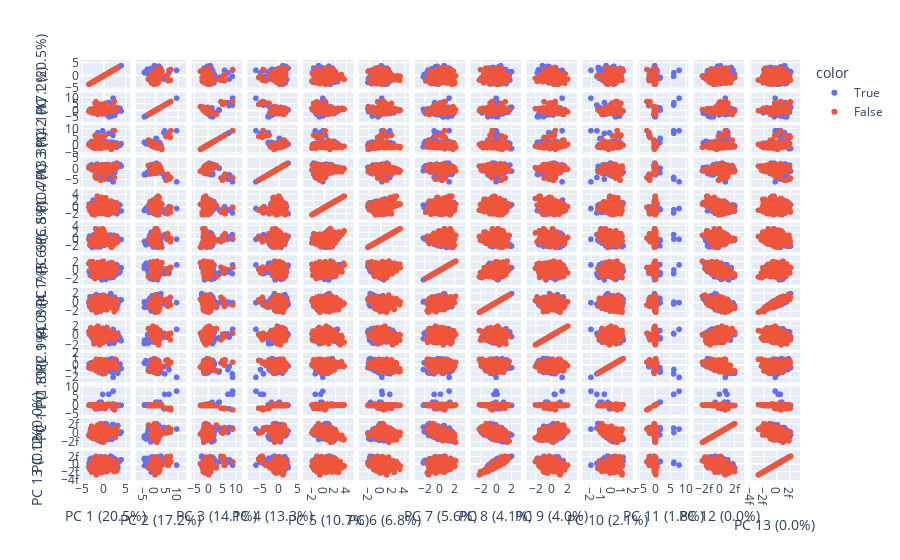

The notebook cell this image was saved under:
### Code cell
""" Model creation, compiling and fitting """

features = ['import_capacity',
       'mid_price_published', 'max_price_published', 'minute_in_ptu',
       'settlement_price_bestguess', 'time_since_last_two_sided',
       'two_sided_daily_count', 'vwap_avg',
       'naive_strategy_action', 'forecast_wind',
       'forecast_solar', 'forecast_demand', 'ptu_id']

pca = PCA()
components = pca.fit_transform(normalized_df[features])
labels = {
    str(i): f"PC {i+1} ({var:.1f}%)"
    for i, var in enumerate(pca.explained_variance_ratio_ * 100)
}

fig = px.scatter_matrix(
    components,
    labels=labels,
    dimensions=range(len(features)),
    color=df['target_two_sided_ptu']
)
fig.update_traces(diagonal_visible=True)
fig.show()

### Figure 1 — Plotly figure (JSON) as saved in the notebook; plotly's stock layout.template omitted (floating-point values rounded to 4 significant figures; data arrays with more than 128 entries replaced by an {"elided": "..."} marker saying what was removed)
{"data": [{"diagonal": {"visible": true}, "dimensions": [{"axis": {"matches": true}, "label": "PC 1 (20.5%)", "values": {"elided": "773 float values"}}, {"axis": {"matches": true}, "label": "PC 2 (17.2%)", "values": {"elided": "773 float values"}}, {"axis": {"matches": true}, "label": "PC 3 (14.1%)", "values": {"elided": "773 float values"}}, {"axis": {"matches": true}, "label": "PC 4 (13.3%)", "values": {"elided": "773 float values"}}, {"axis": {"matches": true}, "label": "PC 5 (10.7%)", "values": {"elided": "773 float values"}}, {"axis": {"matches": true}, "label": "PC 6 (6.8%)", "values": {"elided": "773 float values"}}, {"axis": {"matches": true}, "label": "PC 7 (5.6%)", "values": {"elided": "773 float values"}}, {"axis": {"matches": true}, "label": "PC 8 (4.1%)", "values": {"elided": "773 float values"}}, {"axis": {"matches": true}, "label": "PC 9 (4.0%)", "values": {"elided": "773 float values"}}, {"axis": {"matches": true}, "label": "PC 10 (2.1%)", "values": {"elided": "773 float values"}}, {"axis": {"matches": true}, "label": "PC 11 (1.8%)", "values": {"elided": "773 float values"}}, {"axis": {"matches": true}, "label": "PC 12 (0.0%)", "values": {"elided": "773 float values"}}, {"axis": {"matches": true}, "label": "PC 13 (0.0%)", "values": {"elided": "773 float values"}}], "hovertemplate": "color=True<br>%{xaxis.title.text}=%{x}<br>%{yaxis.title.text}=%{y}<extra></extra>", "legendgroup": "True", "marker": {"color": "#636efa", "symbol": "circle"}, "name": "True", "showlegend": true, "type": "splom"}, {"diagonal": {"visible": true}, "dimensions": [{"axis": {"matches": true}, "label": "PC 1 (20.5%)", "values": {"elided": "459 float values"}}, {"axis": {"matches": true}, "label": "PC 2 (17.2%)", "values": {"elided": "459 float values"}}, {"axis": {"matches": true}, "label": "PC 3 (14.1%)", "values": {"elided": "459 float values"}}, {"axis": {"matches": true}, "label": "PC 4 (13.3%)", "values": {"elided": "459 float values"}}, {"axis": {"matches": true}, "label": "PC 5 (10.7%)", "values": {"elided": "459 float values"}}, {"axis": {"matches": true}, "label": "PC 6 (6.8%)", "values": {"elided": "459 float values"}}, {"axis": {"matches": true}, "label": "PC 7 (5.6%)", "values": {"elided": "459 float values"}}, {"axis": {"matches": true}, "label": "PC 8 (4.1%)", "values": {"elided": "459 float values"}}, {"axis": {"matches": true}, "label": "PC 9 (4.0%)", "values": {"elided": "459 float values"}}, {"axis": {"matches": true}, "label": "PC 10 (2.1%)", "values": {"elided": "459 float values"}}, {"axis": {"matches": true}, "label": "PC 11 (1.8%)", "values": {"elided": "459 float values"}}, {"axis": {"matches": true}, "label": "PC 12 (0.0%)", "values": {"elided": "459 float values"}}, {"axis": {"matches": true}, "label": "PC 13 (0.0%)", "values": {"elided": "459 float values"}}], "hovertemplate": "color=False<br>%{xaxis.title.text}=%{x}<br>%{yaxis.title.text}=%{y}<extra></extra>", "legendgroup": "False", "marker": {"color": "#EF553B", "symbol": "circle"}, "name": "False", "showlegend": true, "type": "splom"}], "layout": {"dragmode": "select", "legend": {"title": {"text": "color"}, "tracegroupgap": 0}, "margin": {"t": 60}}}
